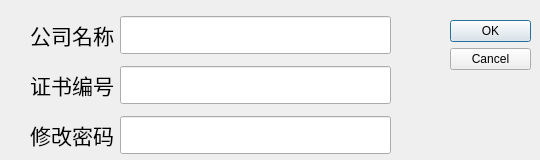
<?xml version="1.0" encoding="UTF-8"?>
<ui version="4.0">
 <class>configwin</class>
 <widget class="QDialog" name="configwin">
  <property name="geometry">
   <rect>
    <x>0</x>
    <y>0</y>
    <width>540</width>
    <height>160</height>
   </rect>
  </property>
  <property name="sizePolicy">
   <sizepolicy hsizetype="Fixed" vsizetype="Fixed">
    <horstretch>0</horstretch>
    <verstretch>0</verstretch>
   </sizepolicy>
  </property>
  <property name="minimumSize">
   <size>
    <width>540</width>
    <height>160</height>
   </size>
  </property>
  <property name="maximumSize">
   <size>
    <width>540</width>
    <height>160</height>
   </size>
  </property>
  <property name="windowTitle">
   <string>设置</string>
  </property>
  <property name="windowIcon">
   <iconset>
    <normaloff>icon.ico</normaloff>icon.ico</iconset>
  </property>
  <widget class="QDialogButtonBox" name="buttonBox">
   <property name="geometry">
    <rect>
     <x>450</x>
     <y>20</y>
     <width>81</width>
     <height>241</height>
    </rect>
   </property>
   <property name="orientation">
    <enum>Qt::Vertical</enum>
   </property>
   <property name="standardButtons">
    <set>QDialogButtonBox::Cancel|QDialogButtonBox::Ok</set>
   </property>
  </widget>
  <widget class="QWidget" name="gridLayoutWidget">
   <property name="geometry">
    <rect>
     <x>30</x>
     <y>10</y>
     <width>361</width>
     <height>150</height>
    </rect>
   </property>
   <layout class="QGridLayout" name="gridLayout">
    <item row="0" column="1">
     <widget class="QLineEdit" name="company">
      <property name="font">
       <font>
        <family>微软雅黑</family>
        <pointsize>16</pointsize>
       </font>
      </property>
      <property name="text">
       <string/>
      </property>
      <property name="placeholderText">
       <string/>
      </property>
     </widget>
    </item>
    <item row="3" column="1">
     <widget class="QLineEdit" name="pwd">
      <property name="font">
       <font>
        <family>微软雅黑</family>
        <pointsize>16</pointsize>
       </font>
      </property>
      <property name="text">
       <string/>
      </property>
      <property name="echoMode">
       <enum>QLineEdit::Password</enum>
      </property>
      <property name="placeholderText">
       <string/>
      </property>
     </widget>
    </item>
    <item row="3" column="0">
     <widget class="QLabel" name="label_16">
      <property name="font">
       <font>
        <family>微软雅黑</family>
        <pointsize>16</pointsize>
       </font>
      </property>
      <property name="text">
       <string>修改密码</string>
      </property>
      <property name="alignment">
       <set>Qt::AlignRight|Qt::AlignTrailing|Qt::AlignVCenter</set>
      </property>
     </widget>
    </item>
    <item row="0" column="0">
     <widget class="QLabel" name="label_14">
      <property name="font">
       <font>
        <family>微软雅黑</family>
        <pointsize>16</pointsize>
       </font>
      </property>
      <property name="text">
       <string>公司名称</string>
      </property>
      <property name="alignment">
       <set>Qt::AlignRight|Qt::AlignTrailing|Qt::AlignVCenter</set>
      </property>
     </widget>
    </item>
    <item row="1" column="0">
     <widget class="QLabel" name="label_15">
      <property name="font">
       <font>
        <family>微软雅黑</family>
        <pointsize>16</pointsize>
       </font>
      </property>
      <property name="text">
       <string>证书编号</string>
      </property>
      <property name="alignment">
       <set>Qt::AlignRight|Qt::AlignTrailing|Qt::AlignVCenter</set>
      </property>
     </widget>
    </item>
    <item row="1" column="1">
     <widget class="QLineEdit" name="code">
      <property name="font">
       <font>
        <family>微软雅黑</family>
        <pointsize>16</pointsize>
       </font>
      </property>
      <property name="text">
       <string/>
      </property>
      <property name="placeholderText">
       <string/>
      </property>
     </widget>
    </item>
   </layout>
  </widget>
 </widget>
 <tabstops>
  <tabstop>company</tabstop>
  <tabstop>code</tabstop>
  <tabstop>pwd</tabstop>
 </tabstops>
 <resources/>
 <connections>
  <connection>
   <sender>buttonBox</sender>
   <signal>accepted()</signal>
   <receiver>configwin</receiver>
   <slot>setConfig()</slot>
   <hints>
    <hint type="sourcelabel">
     <x>529</x>
     <y>260</y>
    </hint>
    <hint type="destinationlabel">
     <x>457</x>
     <y>155</y>
    </hint>
   </hints>
  </connection>
  <connection>
   <sender>buttonBox</sender>
   <signal>rejected()</signal>
   <receiver>configwin</receiver>
   <slot>close()</slot>
   <hints>
    <hint type="sourcelabel">
     <x>496</x>
     <y>30</y>
    </hint>
    <hint type="destinationlabel">
     <x>447</x>
     <y>155</y>
    </hint>
   </hints>
  </connection>
 </connections>
 <slots>
  <slot>setConfig()</slot>
 </slots>
</ui>
